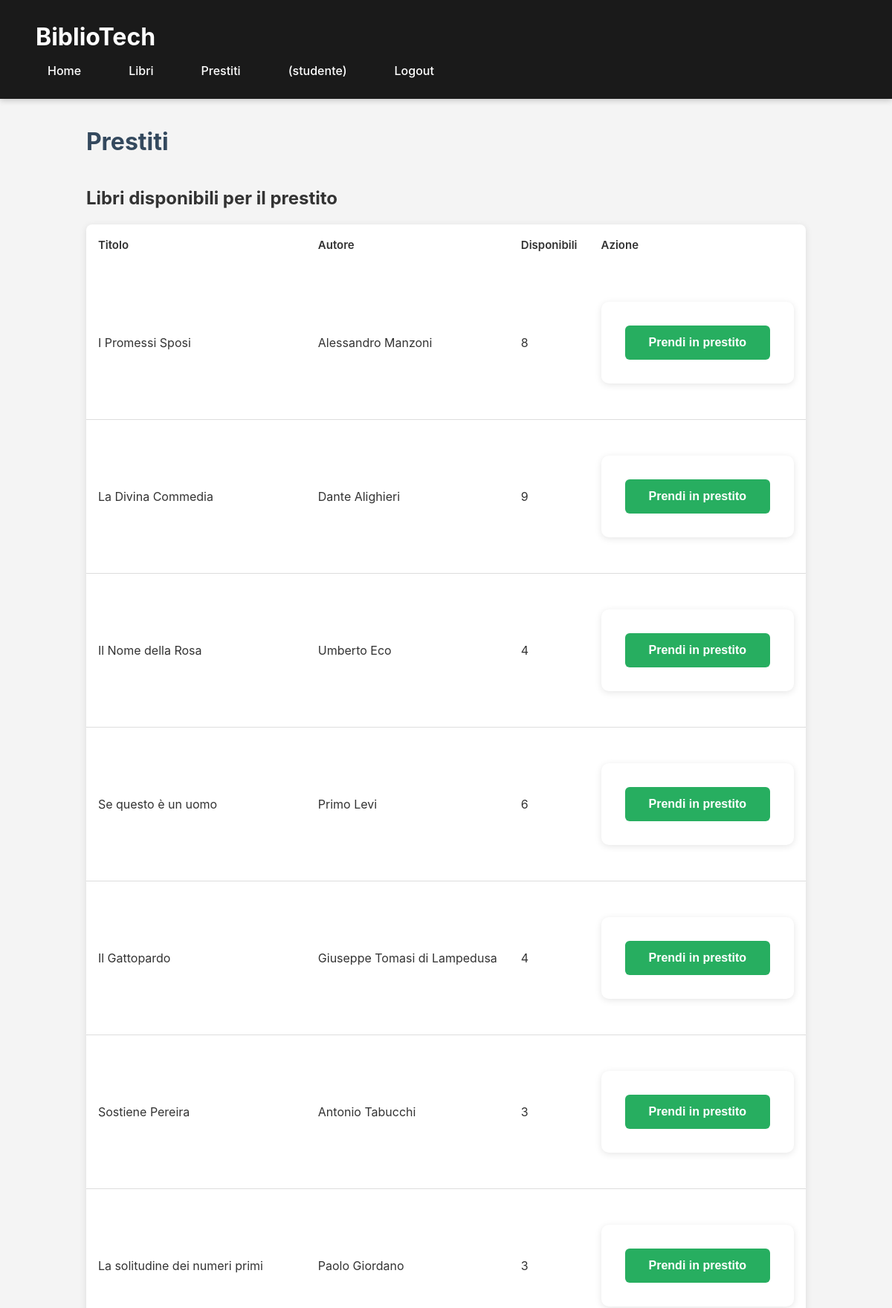
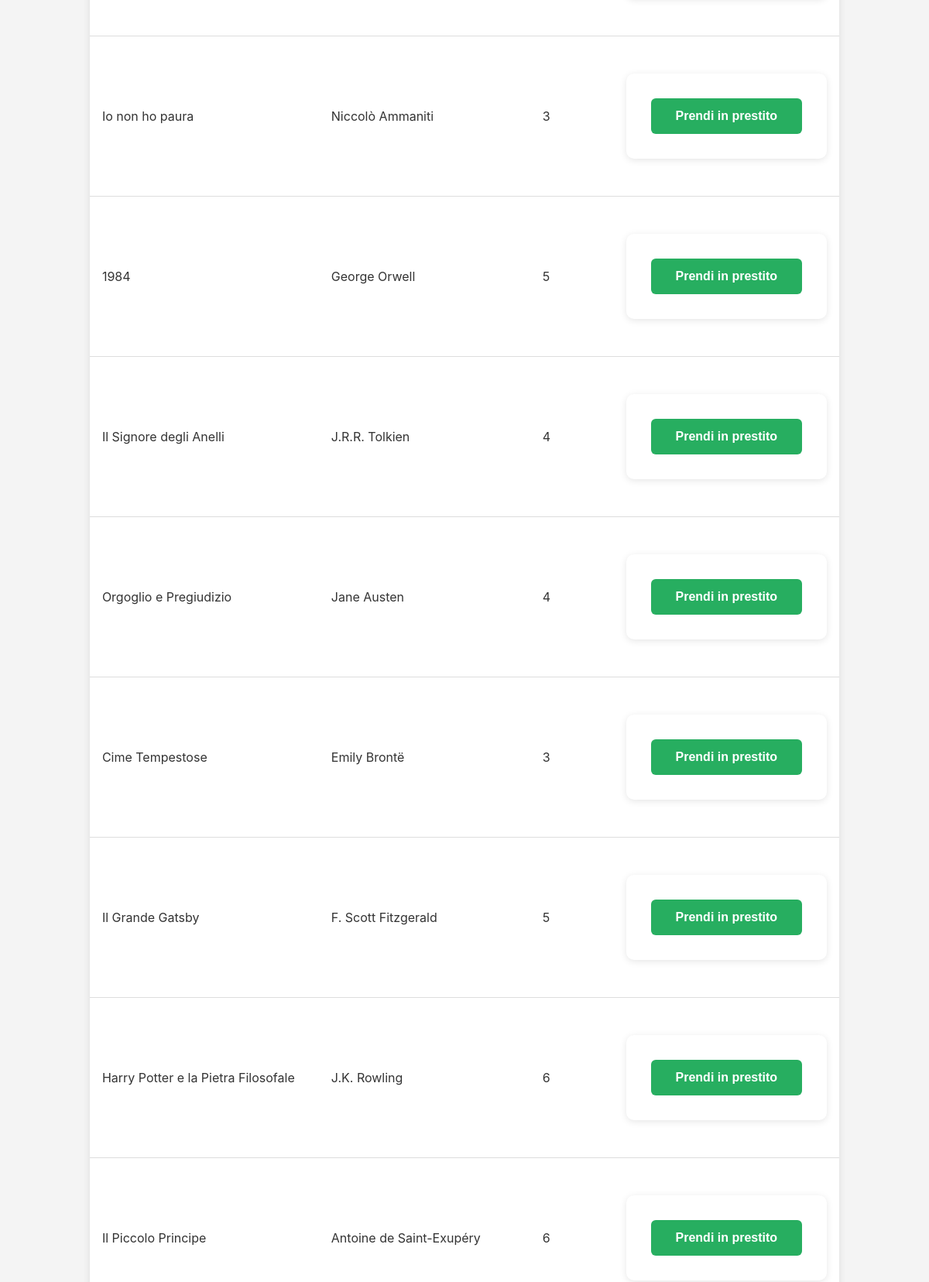
The app's page /prestiti.php (signed in, upper part) with its own data (2 pictures, top to bottom).
### tables this page shows
CREATE TABLE libri (
    id INT AUTO_INCREMENT PRIMARY KEY,
    titolo VARCHAR(255) NOT NULL,
    autore VARCHAR(255) NOT NULL,
    copie_totali INT NOT NULL CHECK (copie_totali >= 0),
    copie_disponibili INT NOT NULL CHECK (copie_disponibili >= 0),
    created_at TIMESTAMP DEFAULT CURRENT_TIMESTAMP,
    CONSTRAINT chk_copie_coerenza CHECK (copie_disponibili <= copie_totali),
    INDEX idx_titolo (titolo),
    INDEX idx_autore (autore),
    INDEX idx_disponibilita (copie_disponibili)
);

### src/prestiti.php (the view, shortened to what this page needs)
<?php
require 'config.php';
?>
<?php include 'header.php'; ?>
<div class="page-container">
    <h2>Prestiti</h2>
<?php if($_SESSION['ruolo'] === 'studente'): ?>
    <h3>Libri disponibili per il prestito</h3>
    <?php
    $libri = $conn->query("SELECT * FROM libri WHERE copie_disponibili > 0");
    ?>
    <table class="libri-table">
        <tr>
            <th>Titolo</th>
            <th>Autore</th>
            <th>Disponibili</th>
            <th>Azione</th>
        </tr>
        <?php while($row = $libri->fetch_assoc()): ?>
        <tr>
            <td><?php echo htmlspecialchars($row['titolo']); ?></td>
            <td><?php echo htmlspecialchars($row['autore']); ?></td>
            <td><?php echo $row['copie_disponibili']; ?></td>
            <td>
                <form method="POST" action="prestito.php">
                    <button class="button">Prendi in prestito</button>
                </form>
            </td>
        </tr>
        <?php endwhile; ?>
    </table>
<?php endif; ?>
</div>

### src/assets/style.css (style rules this page uses)
* { margin: 0; padding: 0; box-sizing: border-box; }
:root { --primary-color: #27ae60; --primary-hover: #2ecc71; --secondary-color: #34495e; --danger-color: #e74c3c; --warning-color: #f39c12; --info-color: #3498db; --success-color: #27ae60; --dark-bg: #1a1a1a; --light-bg: #f4f4f4; --white: #ffffff; --text-dark: #333333; --text-light: #666666; --border-color: #dddddd; --shadow: 0 2px 10px rgba(0,0,0,0.1); }
body { font-family: -apple-system, BlinkMacSystemFont, 'Segoe UI', 'Arial', sans-serif; background-color: var(--light-bg); color: var(--text-dark); line-height: 1.6; min-height: 100vh; display: flex; flex-direction: column; }
.page-container { max-width: 1200px; margin: 2rem auto; padding: 0 2rem; flex: 1; }
.page-container h2 { font-size: 2rem; margin-bottom: 1.5rem; color: var(--secondary-color); }
.page-container h3 { font-size: 1.5rem; margin: 2rem 0 1rem; color: var(--text-dark); }
form { max-width: 500px; margin: 2rem auto; background: var(--white); padding: 2rem; border-radius: 10px; box-shadow: var(--shadow); }
form button, .btn { display: inline-block; padding: 0.875rem 2rem; background-color: var(--primary-color); color: var(--white); border: none; border-radius: 6px; font-size: 1rem; font-weight: 600; cursor: pointer; text-decoration: none; text-align: center; transition: all 0.3s ease; }
.libri-table, .prestiti-table { width: 100%; border-collapse: collapse; background: var(--white); box-shadow: var(--shadow); border-radius: 8px; overflow: hidden; }
.libri-table th, .prestiti-table th { padding: 1rem; text-align: left; font-weight: 600; font-size: 0.9375rem; }
.libri-table td, .prestiti-table td { padding: 1rem; border-bottom: 1px solid var(--border-color); }

### records on screen
libri: titolo "I Promessi Sposi", autore "Alessandro Manzoni", copie_disponibili "8"
libri: titolo "La Divina Commedia", autore "Dante Alighieri", copie_disponibili "9"
libri: titolo "Il Nome della Rosa", autore "Umberto Eco", copie_disponibili "4"
libri: titolo "Se questo è un uomo", autore "Primo Levi", copie_disponibili "6"
libri: titolo "Il Gattopardo", autore "Giuseppe Tomasi di Lampedusa", copie_disponibili "4"
libri: titolo "Sostiene Pereira", autore "Antonio Tabucchi", copie_disponibili "3"
libri: titolo "La solitudine dei numeri primi", autore "Paolo Giordano", copie_disponibili "3"
libri: titolo "Io non ho paura", autore "Niccolò Ammaniti", copie_disponibili "3"
libri: titolo "1984", autore "George Orwell", copie_disponibili "5"
libri: titolo "Il Signore degli Anelli", autore "J.R.R. Tolkien", copie_disponibili "4"
libri: titolo "Orgoglio e Pregiudizio", autore "Jane Austen", copie_disponibili "4"
libri: titolo "Cime Tempestose", autore "Emily Brontë", copie_disponibili "3"
libri: titolo "Il Grande Gatsby", autore "F. Scott Fitzgerald", copie_disponibili "5"
libri: titolo "Harry Potter e la Pietra Filosofale", autore "J.K. Rowling", copie_disponibili "6"
libri: titolo "Il Piccolo Principe", autore "Antoine de Saint-Exupéry", copie_disponibili "6"

### other values on screen
$_SESSION['ruolo'] "studente"
